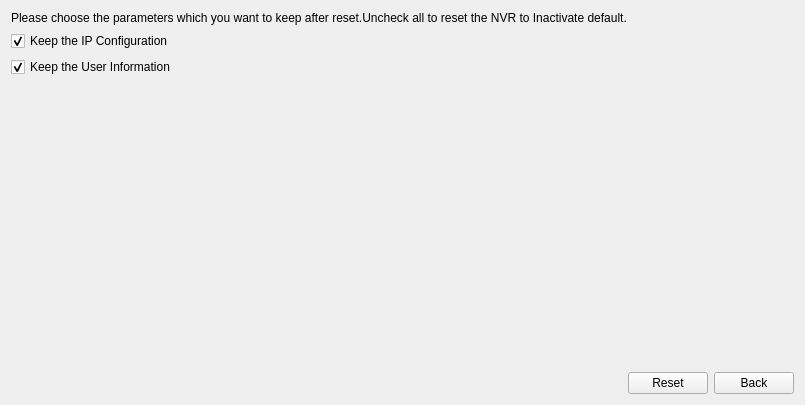
<?xml version="1.0" encoding="UTF-8"?>
<ui version="4.0">
 <class>TabMaintenanceReset</class>
 <widget class="QWidget" name="TabMaintenanceReset">
  <property name="geometry">
   <rect>
    <x>0</x>
    <y>0</y>
    <width>805</width>
    <height>405</height>
   </rect>
  </property>
  <property name="windowTitle">
   <string>Form</string>
  </property>
  <layout class="QVBoxLayout" name="verticalLayout">
   <item>
    <widget class="QLabel" name="label_note">
     <property name="text">
      <string>Please choose the parameters which you want to keep after reset.Uncheck all to reset the NVR to Inactivate default.</string>
     </property>
     <property name="wordWrap">
      <bool>true</bool>
     </property>
     <property name="style" stdset="0">
      <string>blue_text</string>
     </property>
    </widget>
   </item>
   <item>
    <widget class="QCheckBox" name="checkBox_ip">
     <property name="text">
      <string>Keep the IP Configuration</string>
     </property>
     <property name="checked">
      <bool>true</bool>
     </property>
    </widget>
   </item>
   <item>
    <widget class="QCheckBox" name="checkBox_user">
     <property name="text">
      <string>Keep the User Information</string>
     </property>
     <property name="checked">
      <bool>true</bool>
     </property>
    </widget>
   </item>
   <item>
    <spacer name="verticalSpacer">
     <property name="orientation">
      <enum>Qt::Vertical</enum>
     </property>
     <property name="sizeHint" stdset="0">
      <size>
       <width>20</width>
       <height>328</height>
      </size>
     </property>
    </spacer>
   </item>
   <item>
    <layout class="QHBoxLayout" name="horizontalLayout">
     <item>
      <spacer name="horizontalSpacer">
       <property name="orientation">
        <enum>Qt::Horizontal</enum>
       </property>
       <property name="sizeHint" stdset="0">
        <size>
         <width>40</width>
         <height>20</height>
        </size>
       </property>
      </spacer>
     </item>
     <item>
      <widget class="MyPushButton" name="pushButton_reset">
       <property name="text">
        <string>Reset</string>
       </property>
      </widget>
     </item>
     <item>
      <widget class="MyPushButton" name="pushButton_back">
       <property name="text">
        <string>Back</string>
       </property>
      </widget>
     </item>
    </layout>
   </item>
  </layout>
 </widget>
 <customwidgets>
  <customwidget>
   <class>MyPushButton</class>
   <extends>QPushButton</extends>
   <header>mypushbutton.h</header>
  </customwidget>
 </customwidgets>
 <resources/>
 <connections/>
</ui>
